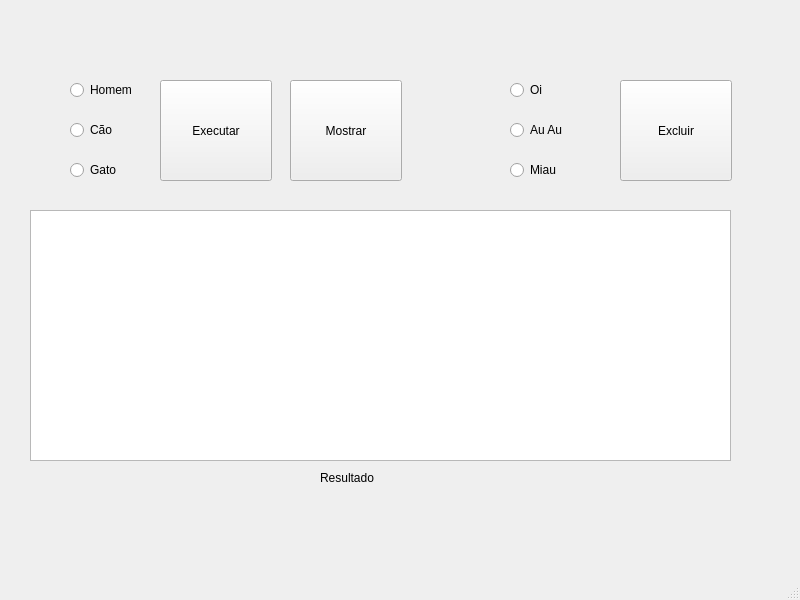
<?xml version="1.0" encoding="UTF-8"?>
<ui version="4.0">
 <class>MainWindow</class>
 <widget class="QMainWindow" name="MainWindow">
  <property name="geometry">
   <rect>
    <x>0</x>
    <y>0</y>
    <width>800</width>
    <height>600</height>
   </rect>
  </property>
  <property name="windowTitle">
   <string>MainWindow</string>
  </property>
  <widget class="QWidget" name="centralwidget">
   <widget class="QRadioButton" name="radioButton_Homem">
    <property name="geometry">
     <rect>
      <x>70</x>
      <y>80</y>
      <width>100</width>
      <height>20</height>
     </rect>
    </property>
    <property name="text">
     <string>Homem</string>
    </property>
   </widget>
   <widget class="QRadioButton" name="radioButton_Cao">
    <property name="geometry">
     <rect>
      <x>70</x>
      <y>120</y>
      <width>100</width>
      <height>20</height>
     </rect>
    </property>
    <property name="text">
     <string>Cão</string>
    </property>
   </widget>
   <widget class="QRadioButton" name="radioButton_Gato">
    <property name="geometry">
     <rect>
      <x>70</x>
      <y>160</y>
      <width>100</width>
      <height>20</height>
     </rect>
    </property>
    <property name="text">
     <string>Gato</string>
    </property>
   </widget>
   <widget class="QPushButton" name="pushButton_Executar">
    <property name="geometry">
     <rect>
      <x>160</x>
      <y>80</y>
      <width>112</width>
      <height>101</height>
     </rect>
    </property>
    <property name="text">
     <string>Executar</string>
    </property>
   </widget>
   <widget class="QTextEdit" name="textEdit">
    <property name="geometry">
     <rect>
      <x>30</x>
      <y>210</y>
      <width>701</width>
      <height>251</height>
     </rect>
    </property>
   </widget>
   <widget class="QLabel" name="label">
    <property name="geometry">
     <rect>
      <x>320</x>
      <y>470</y>
      <width>71</width>
      <height>16</height>
     </rect>
    </property>
    <property name="text">
     <string>Resultado</string>
    </property>
   </widget>
   <widget class="QPushButton" name="pushButton_Mostrar">
    <property name="geometry">
     <rect>
      <x>290</x>
      <y>80</y>
      <width>112</width>
      <height>101</height>
     </rect>
    </property>
    <property name="text">
     <string>Mostrar</string>
    </property>
   </widget>
   <widget class="QPushButton" name="pushButton_Excluir">
    <property name="geometry">
     <rect>
      <x>620</x>
      <y>80</y>
      <width>112</width>
      <height>101</height>
     </rect>
    </property>
    <property name="text">
     <string>Excluir</string>
    </property>
   </widget>
   <widget class="QRadioButton" name="radioButton_Gato_Miau">
    <property name="geometry">
     <rect>
      <x>510</x>
      <y>160</y>
      <width>100</width>
      <height>20</height>
     </rect>
    </property>
    <property name="text">
     <string>Miau</string>
    </property>
   </widget>
   <widget class="QRadioButton" name="radioButton_Cao_AuAu">
    <property name="geometry">
     <rect>
      <x>510</x>
      <y>120</y>
      <width>100</width>
      <height>20</height>
     </rect>
    </property>
    <property name="text">
     <string>Au Au</string>
    </property>
   </widget>
   <widget class="QRadioButton" name="radioButton_Homem_Oi">
    <property name="geometry">
     <rect>
      <x>510</x>
      <y>80</y>
      <width>100</width>
      <height>20</height>
     </rect>
    </property>
    <property name="text">
     <string>Oi</string>
    </property>
   </widget>
  </widget>
  <widget class="QMenuBar" name="menubar">
   <property name="geometry">
    <rect>
     <x>0</x>
     <y>0</y>
     <width>800</width>
     <height>22</height>
    </rect>
   </property>
  </widget>
  <widget class="QStatusBar" name="statusbar"/>
 </widget>
 <resources/>
 <connections/>
</ui>
